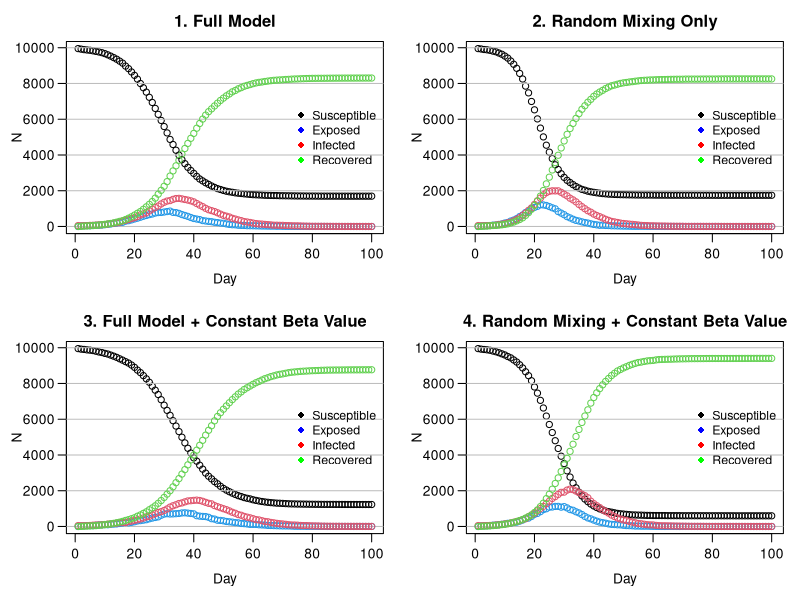

This chart was generated by the following R code:
# Zachary Gavin (s2222962): Wrote get.net, wrote household allocation, created initial nseir function, debugging and commenting
# Shaehroz Khalid (s2869421): All plotting and visualisation, turned household allocation vector to one line, debugging and commenting
# Brandon Causing (s2901457): Completion and performance optimisation of the main nseir simulation function, debugging and commenting
# division of work was close to 1/3 each

################################################################################


## GENERAL DESCRIPTION

# This script implements an agent-based SEIR (Susceptible-Exposed-Infected-Recovered)
# model to simulate the spread of an epidemic in a population of n individuals.
# The model incorporates three modes of transmission: within-household, through a
# pre-defined social network, and via random mixing.
# The script defines functions to generate the population and social network,
# run the SEIR simulation, and plot the results under different scenarios.
# The final section compares four scenarios to analyse the impact of social
# structure and individual heterogeneity (beta) on the epidemic dynamics.



######################################################################
### ------- START OF MODEL SETUP AND POPULATION GENERATION ------- ###
######################################################################

# This section defines the global parameters for the model and generates the
# base population, assigning each of the 'n' individuals to a household.


n <- 10000
people <- 1:n
h_max <- 5
beta <- runif(n,0,1)

set.seed(13)

######################################################################
######## ---------- HOUSEHOLD GENERATION FUNCTION ---------- #########
######################################################################

# generate n hh sizes uniform on {1,2,3,4,5}, make a vector repeating
# the "household number" the size of the hh times, then cut off at length n.

h <- rep(1:n, sample(1:h_max, n, replace = TRUE))[1:n] 


######################################################################
######### ------- NETWORK GENERATION FUNCTION ------- ################
######################################################################

# This function creates the social network connections between individuals
# who are not in the same household.

# beta is the length n vector of sociability parameters, h contains household 
# connections, nc is the average number of network connections someone has.
# get.net initially generates a vector of Bernoullis for each person i, containing
# their connections with people (i+1):n. For each person, this is immediately 
# turned into a list of indices, to save computation time, then into a list
# of connection pairs for inversion and removing hh connections.

get.net <- function(beta, h, nc=15) {
  n <- length(h)
  b_bar <- sum(beta)/length(beta) 
  conns_init <- vector("list", n) # initialising two lists to store connections
  conns <- vector(mode="list", length=n)
  for (i in 1:n) {
    if (i < n) { 
      b <- rbinom(n-i, 1, nc*beta[i]*beta[(i+1):n]/(b_bar^2*(n-1)) )
      # which(b==1) returns values in 1:n-i, so +i to get indices in (i+1):n
      conns_init[[i]] <- which(b==1) + i  
    }
  }
  
  # vectorised rep, sapply returns vector. pairs is all unique net connections
  pairs <- cbind(rep(1:n, sapply(conns_init, length)), unlist(conns_init)) 
  
  if (nrow(pairs) > 0) { 
    # keep only rows of pairs where members are not in the same household
    pairs <- pairs[h[pairs[,1]] != h[pairs[,2]], , drop = FALSE] 
    
    
    if(nrow(pairs) > 0) {
      for (i in 1:nrow(pairs)){
        # add person 1 in pair to connections list of person 2, and vice-versa
        conns[[pairs[i,1]]] <- append(conns[[pairs[i,1]]],  pairs[i,2] )
        conns[[pairs[i,2]]] <- append(conns[[pairs[i,2]]],  pairs[i,1] )
      }
    }
  }
  
  return(conns)
}


######################################################################
############# ------- SEIR SIMULATION FUNCTION ------- ###############
######################################################################

# This function is the core of the model. It simulates the epidemic over 
# nt time steps, tracking the number of individuals in each SEIR compartment.

# beta is sociability vector. h contains a list of what household each person 
# is in. alink is a nested list of the net connections of each person. 
# alpha contains parameters governing the prob. of exposure from each pathway. 
# alpha[1] concerns hh infection, alpha[2] network infections, alpha[3] gen. mixing. 
# delta is daily prob of I->R. gamma is daily prob of E->R. 
# nc is a measure of how much "social interaction" happens in the population
# nt is number of days the simulation runs over, and pinf is prop of population
# initially infected

nseir <- function(beta, h, alink, 
                  alpha=c(0.1, 0.01, 0.01), 
                  delta=.2, 
                  gamma=.4, 
                  nc=15, nt=100, pinf=.005) {
  
  ### --- 1. Set-Up --- ###
  n <- length(beta)
  x <- rep(0,n) # everyone starts off susceptible 
  num_to_infect <- max(1, round(pinf*n))
  x[sample(1:n, num_to_infect)] <- 2 # pick a few people to start off infected
  
  # set up households (who's in each household)
  hh_index_list <- split(1:n, h) 
  
  # for future calculation of mixing probs
  b_bar <- sum(beta)/n
  
  # initialize counts of statuses for day 1
  t <- S <- E <- I <- R <- rep(0, nt)
  t[1] <- 1
  S[1] <- n - num_to_infect
  I[1] <- num_to_infect
  
  ### --- 2. Daily Simulation --- ###
  # each day:
  # -- find who transitions to a different status 
  # -- count how many people are in each status
  for(i in 2:nt) {
    
    # random numbers assigned to each person to compare with transition probs
    u <- runif(n) 
    
    # keep track of infected people
    infected_indices <- which(x == 2)
    n_infected <- length(infected_indices)
    
    # initialize lists of those exposed through infected people 
    hh_exposed <- net_exposed <- mix_exposed <- integer(0)
    
    
    ## -- 2a. Infectious to Recovered -- ##
    # transition from infected to recover with probability = delta
    x[x == 2 & u < delta] <- 3
    
    ## -- 2b. Exposed to Infectious -- ##
    # transition from exposed to infected with probability = gamma
    x[x == 1 & u < gamma] <- 2
    
    ## -- 2c. Set-Up of Susceptible to Exposed -- ##
    # find who transitions from susceptible to exposed
    if (n_infected > 0) {
      
      ## -- 2c(i). Household Exposure -- ##
      # find who gets infected from household contacts
      # ** prob of getting infected by a household member = alpha[1]
      # -----
      # count how many people are infected in each household
      hh_infected_counts <- tabulate(h[infected_indices], nbins = max(h))
      # which households have someone infected in them
      infected_hh <- which(hh_infected_counts > 0)
      # prob of infection by at least one infected household member
      if (length(infected_hh) > 0) {
        hh_probs <- 1 - (1-alpha[1])^hh_infected_counts[infected_hh]
        # who transitions to infected in the household
        hh_exposed <- unlist(
          Map(function(hh, prob) { # this applies function to each pair
            hh_members <- hh_index_list[[as.character(hh)]]
            sus <- hh_members[x[hh_members] == 0] 
            sus[u[sus] < prob]
          }, hh = infected_hh, prob = hh_probs), use.names = FALSE
        )
      }
      
      ## -- 2c(ii). Regular Network Exposure -- ##
      # find who gets infected from regular network contacts
      # ** prob of getting infected by regular network contact = alpha[2]
      # -----
      # who is in a regular network with someone infected
      neighbors_of_infected <- unlist(alink[infected_indices], use.names = FALSE)
      if(length(neighbors_of_infected) > 0) {
        # count how many people are infected in each regular network 
        net_infected_counts <- tabulate(neighbors_of_infected, nbins = n)
        # which networks have someone infected in them
        sus_exposed_to_net <- which(net_infected_counts > 0 & x == 0)
        # prob of infection by at least one infected regular network contact
        if (length(sus_exposed_to_net) > 0) {
          net_probs <- 1 - (1-alpha[2])^net_infected_counts[sus_exposed_to_net]
          # who transitions to infected in network
          net_exposed <- sus_exposed_to_net[u[sus_exposed_to_net] < net_probs]
        }
      }
      
      ## -- 2c(iii). Random Mixing Exposure -- ##
      # find who gets infected from random mixing
      # ** prob of infection by random mixing = a[3]*b[i]*b[j]/(b_bar^2*(n-1))
      # ** b[i], b[j] are "sociability" parameters for people i, j
      # -----
      # total number of contacts between all infected people
      total_contacts <- n_infected * nc
      # randomly select who those contacts are
      contacts <- sample(n, total_contacts, replace = TRUE)
      # match infected people to their corresponding contacts
      infected_repeats <- rep(infected_indices, each = nc)
      # for each infected person, replace any contacts that are themselves (rare)
      invalid <- contacts == infected_repeats
      while (any(invalid)) {
        contacts[invalid] <- sample(1:n, sum(invalid), replace = TRUE)
        invalid <- contacts == infected_repeats
      } # implicitly makes prob of selection = nc/(n-1)
      
      # prob of infection by at least one infected random contact
      # exp^(sum(log(x_i))) computationally faster than prod(x_i)
      log_prob_no_infection <- log1p(-alpha[3] * beta[infected_repeats] * beta[contacts] / (b_bar^2))
      sum_log_probs <- tapply(log_prob_no_infection, contacts, sum)
      prob_infection <- 1 - exp(sum_log_probs)
      # all together, we have the desired probability
      
      # keep track of who came into contact with those infected
      ids_contacted <- as.integer(names(sum_log_probs))
      # subset to those that are susceptible
      sus_contacted <- ids_contacted[x[ids_contacted] == 0]
      # who transitions to infected from mixing
      if(length(sus_contacted) > 0) {
        # new unifs to ensure independence from network/household processes
        u_mix <- runif(length(sus_contacted),0,1) 
        prob_idx <- match(sus_contacted, ids_contacted)
        mix_exposed <- sus_contacted[u_mix < prob_infection[prob_idx]]
      }
      
    }
    
    ## -- 2d. Susceptible to Exposed -- ##
    # gather everyone who transitions from susceptible to exposed
    if (length(hh_exposed) > 0 || length(net_exposed) > 0 || length(mix_exposed) > 0) {
      newly_exposed <- unique(c(hh_exposed, net_exposed, mix_exposed))
      x[newly_exposed] <- 1
    }
    
    ## -- 2e. Daily Counts -- ##
    # keep track of daily counts of statuses
    S[i] <- sum(x == 0)
    E[i] <- sum(x == 1)
    I[i] <- sum(x == 2)
    R[i] <- sum(x == 3)
    t[i] <- i
  }
  
  ### --- 3. Output --- ###
  # each component of list is an SEIR status with corresponding daily counts
  return(list(t = t, S = S, E = E, I = I, R = R))
}


######################################################################
############# ------- PLOTTING HELPER FUNCTION ------- ###############
######################################################################

epi_plot <- function(beta, h, alink, 
                     alpha = c(0.1, 0.01, 0.01),
                     delta = 0.2,
                     gamma = 0.4,
                     nc = 15, nt = 100, pinf = 0.005,
                     title = "SEIR Dynamics") {
  
  epi <- nseir(beta, h, alink, alpha, delta, gamma, nc, nt, pinf)
  
  plot(x = epi$t, y = epi$S, ylim = c(0, max(epi$S)), 
       xlab = "", ylab = "", main = title, las = 1)
  
  grid(nx = NA, ny = NULL, lty = 1, col = "gray", lwd = 1)
  
  title(xlab = "Day", mgp = c(2.2, 0.7, 0)) #Spacing for x axis and title
  title(ylab = "N", mgp = c(2.5, 0.7, 0)) #Spacing for y axis and title
  
  points(epi$E, col = 4); points(epi$I, col = 2); points(epi$R, col = 3)

  legend(x = "right", 
         legend = c("Susceptible", "Exposed",
                    "Infected", "Recovered"),
         col = c("black", "blue",
                  "red", "green"),
         pch = 16,
         inset = 0.005,
         bty = "n",
         cex = 0.9)
}


######################################################################
############ ------- MODEL SCENARIO COMPARISON ------- ###############
######################################################################

par(mfrow = c(2, 2), mar = c(4, 4, 2.5, 1), mgp = c(2.2, 0.7, 0)) #2x2 grid, mar allows good spacing, mgp moves axis

adjacencyList_variable_beta <- get.net(beta, h)

#scenario 1: full model with default parameters
epi_plot(beta, h, adjacencyList_variable_beta, title = "1. Full Model")


#scenario 2: random mixing only
epi_plot(beta, h, adjacencyList_variable_beta, alpha = c(0, 0, 0.04),
         title = "2. Random Mixing Only")

#scenario 3: full model with constant beta value
beta_const <- rep(mean(beta), n)
adjacencyList_constant_beta <- get.net(beta_const, h)
epi_plot(beta_const, h, adjacencyList_constant_beta, 
         title = "3. Full Model + Constant Beta Value")

#scenario 4: random mixing with constant beta
epi_plot(beta_const, h, adjacencyList_constant_beta, alpha = c(0, 0, 0.04),
         title = "4. Random Mixing + Constant Beta Value")

par(mfrow = c(1, 1))



##################################################################
############# ------- DISCUSSION OF PLOTS -------- ###############
##################################################################

# When we remove household and network effects, while holding constant the
# total no. of daily contacts, we see the epidemic proceeding noticeably
# faster. This occurs both in the case of non-constant and constant beta.
# In the full model, although the total number of contacts in a day
# is the same as the mixing only model, these contacts will be
# concentrated locally. This introduces the possibility, for instance,
# for household groups to all get infected, at which point there can 
# be no disease spread in this pathway. These types of effects will
# combine to slow the spread when compared to the mixing only model. 
